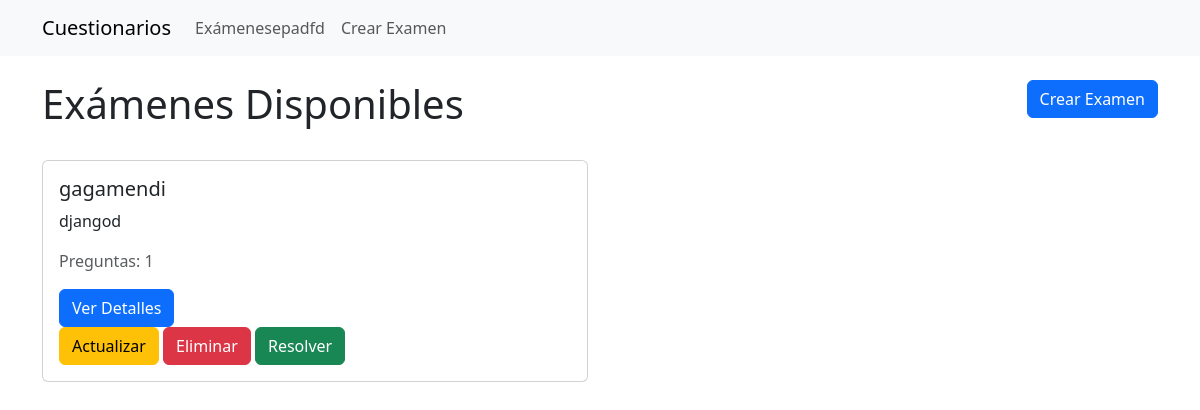
Before: / with the older database file.
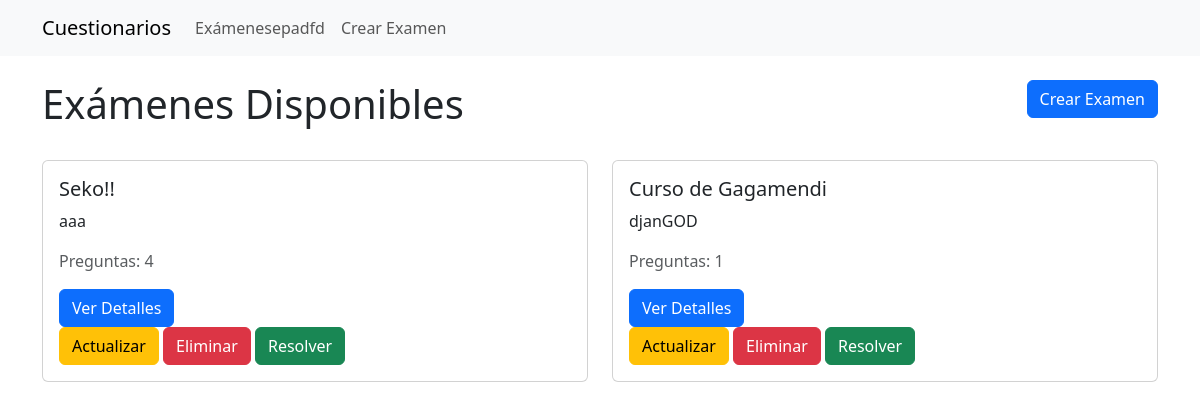
After: the same page with the newer database file.
### quiz/models.py (models this page shows, shortened)
class Exam(models.Model):
    title = models.CharField(max_length=200, verbose_name="Título")
    description = models.TextField(blank=True, verbose_name="Descripción")
    created_date = models.DateTimeField(auto_now_add=True)
    def get_question_count(self):
        return self.questions.count()

### quiz/views.py (the view)
# urls.py: path('', views.exam_list, name='exam_list'),
def exam_list(request):
    exams = Exam.objects.all().order_by('-created_date')
    return render(request, 'quiz/exam_list.html', {'exams': exams})

### quiz/templates/quiz/exam_list.html (shortened to what this page needs)
{% extends "base.html" %}
{% block content %}
<div class="row mb-4">
    <div class="col-md-6">
        <h1>Exámenes Disponibles</h1>
    </div>
    <div class="col-md-6 text-end">
        <a href="{% url 'exam_create' %}" class="btn btn-primary">Crear Examen</a>
    </div>
</div>
<div class="row">
    {% if exams %}
        {% for exam in exams %}
            <div class="col-md-6 mb-4">
                <div class="card">
                    <div class="card-body">
                        <h5 class="card-title">{{ exam.title }}</h5>
                        <p class="card-text">{{ exam.description|truncatechars:100 }}</p>
                        <p class="text-muted">Preguntas: {{ exam.get_question_count }}</p>
                        <a href="{% url 'exam_detail' exam.id %}" class="btn btn-primary">Ver Detalles</a>
                        <div>
                            <a href="{% url 'exam_update' exam.id %}" class="btn btn-warning">Actualizar</a>
                            <a href="{% url 'exam_delete' exam.id %}" class="btn btn-danger">Eliminar</a>
                            <a href="{% url 'exam_solve' exam.id %}" class="btn btn-success">Resolver</a>
                        </div>
                    </div>
                </div>
            </div>
        {% endfor %}
    {% endif %}
</div>
{% endblock %}

### quiz/templates/base.html (shortened to what this page needs)
<!DOCTYPE html>
<html lang="es">
<head>
    <link href="https://cdn.jsdelivr.net/npm/bootstrap@5.3.0/dist/css/bootstrap.min.css" rel="stylesheet">
</head>
<body>
    <nav class="navbar navbar-expand-lg navbar-light bg-light mb-4">
        <div class="container">
            <a class="navbar-brand" href="{% url 'exam_list' %}">Cuestionarios</a>
            <div class="collapse navbar-collapse">
                <ul class="navbar-nav">
                    <li class="nav-item">
                        <a class="nav-link" href="{% url 'exam_list' %}">Exámenesepadfd</a>
                    </li>
                    <li class="nav-item">
                        <a class="nav-link" href="{% url 'exam_create' %}">Crear Examen</a>
                    </li>
                </ul>
            </div>
        </div>
    </nav>
    <div class="container">
        {% block content %}{% endblock %}
    </div>
</body>
</html>

Changed rows visible on the page:
added Exam: title "Seko!!", description "aaa", get_question_count "4"
changed Exam id 1: title "gagamendi" → "Curso de Gagamendi"; description "djangod" → "djanGOD"
